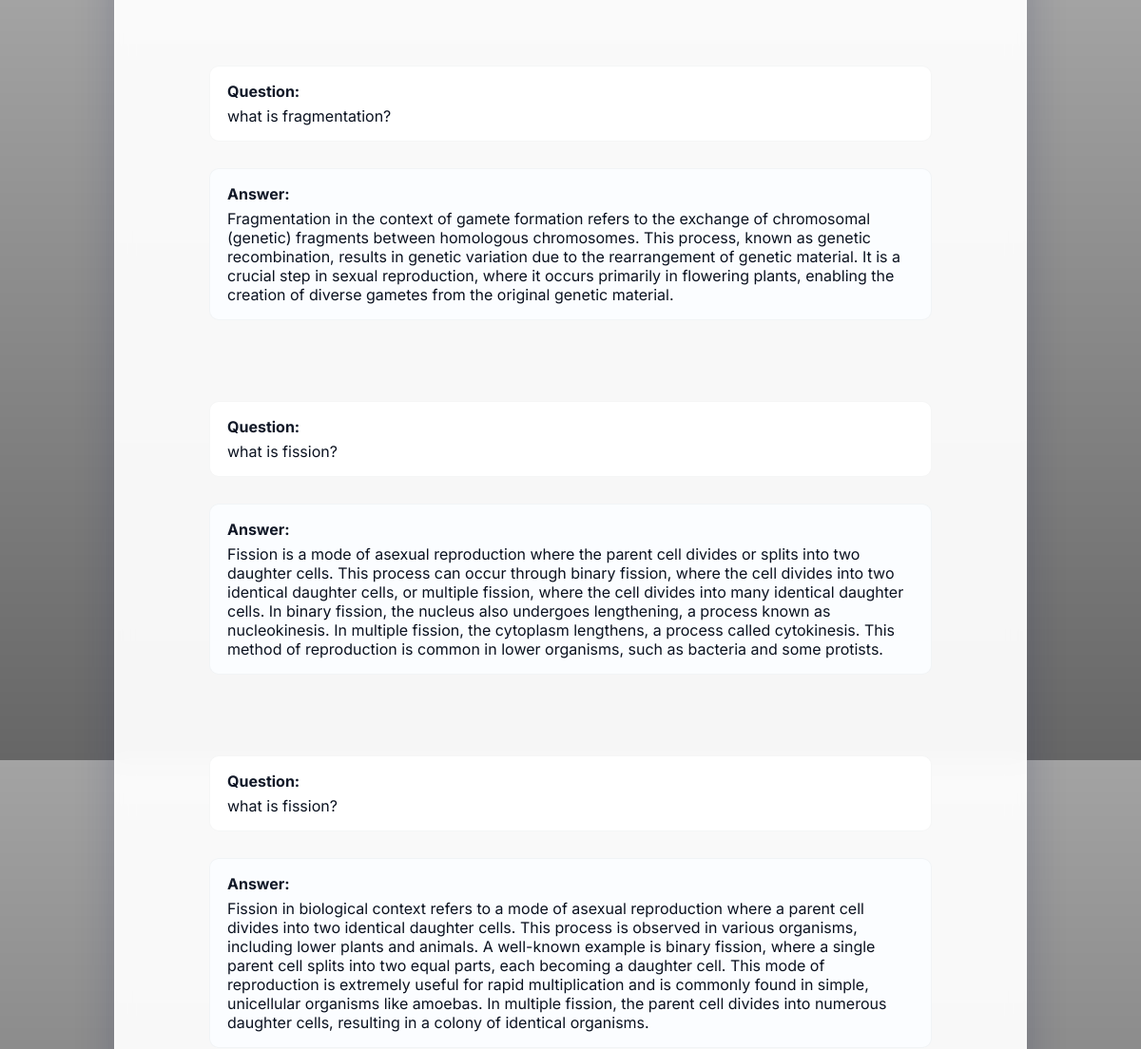
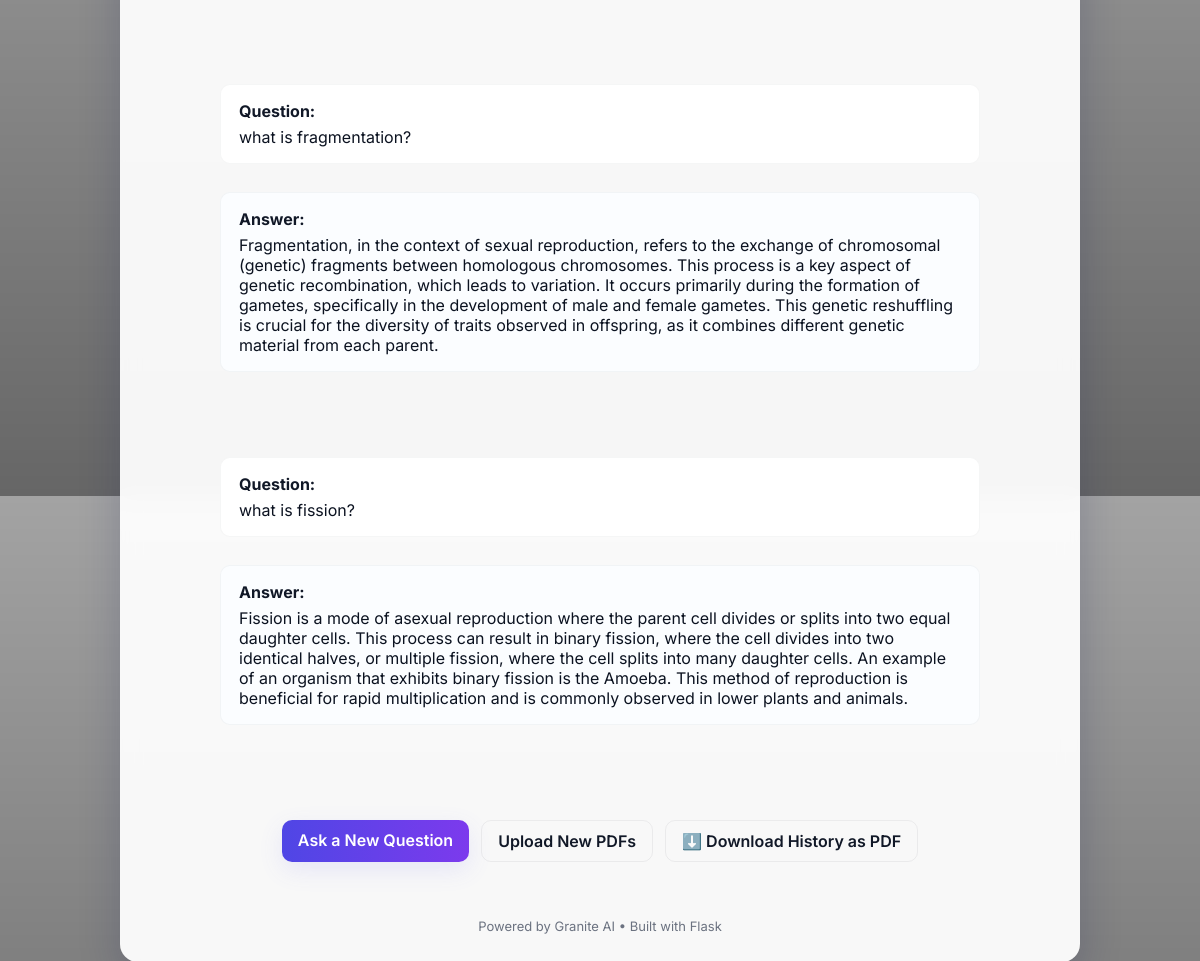
The app's page /history with its own data (2 pictures, top to bottom).
### app.py (models this page shows, shortened)
class QuestionHistory(db.Model):
    id = db.Column(db.Integer, primary_key=True)
    question = db.Column(db.Text, nullable=False)
    answer = db.Column(db.Text, nullable=False)

### app.py (the view)
@app.route('/history')
def history():
    records = QuestionHistory.query.order_by(QuestionHistory.id.desc()).all()
    return render_template('history.html', records=records)

### templates/history.html (shortened to what this page needs)
<!DOCTYPE html>
<html lang="en">
<head>
    <link rel="stylesheet" href="{{ url_for('static', filename='style.css') }}">
</head>
<body>
    <div class="container">
        <main>
            {% if records %}
                {% for record in records %}
                    <div class="question-display">
                        <h3>Question:</h3>
                        <p>{{ record.question }}</p>
                    </div>
                    <div class="answer-box">
                        <h3>Answer:</h3>
                        <p>{{ record.answer }}</p>
                    </div>
                {% endfor %}
            {% else %}
                <div class="status-box">
                    <p>No questions asked yet. Start by uploading PDFs and asking questions!</p>
                </div>
            {% endif %}
            <div class="button-group">
                <a href="/ask" class="btn-primary">Ask a New Question</a>
                <a href="/" class="btn-secondary">Upload New PDFs</a>
                <a href="/download_history" class="btn-secondary">⬇️ Download History as PDF</a>
            </div>
        </main>
        <footer>
            <p>Powered by Granite AI • Built with Flask</p>
        </footer>
    </div>
</body>
</html>

### static/style.css (style rules this page uses)
:root { --accent-1: #4f46e5; --accent-2: #7c3aed; --accent-proc-a: #22c55e; --accent-proc-b: #0ea5e9; --muted: #6b7280; --bg-card: rgba(255,255,255,0.94); --radius: 16px; --shadow-strong: 0 18px 40px rgba(23,32,85,0.22); --shadow-soft: 0 6px 20px rgba(16,24,40,0.06); --max-width: 960px; }
* { box-sizing: border-box; margin: 0; padding: 0; }
html, body { height: 100%; }
body { font-family: 'Inter', system-ui, -apple-system, "Segoe UI", Roboto, "Helvetica Neue", Arial; color: #0b1220; background: linear-gradient(180deg, rgba(0,0,0,0.36) 0%, rgba(0,0,0,0.6) 100%), url('https://images.unsplash.com/photo-1522202176988-66273c2fd55f?auto=format&fit=crop&w=1600&q=80') center/cover no-repeat; display: flex; align-items: center; justify-content: center; padding: 28px; -webkit-font-smoothing: antialiased; }
.container, .app { width: 100%; max-width: var(--max-width); margin: 0 auto; border-radius: 18px; background: var(--bg-card); box-shadow: var(--shadow-strong); overflow: hidden; backdrop-filter: blur(10px); }
main { padding: 28px 32px 40px; display: flex; flex-direction: column; align-items: center; gap: 20px; }
h3 { font-size: 16px; color: #111827; margin-bottom: 6px; }
.btn-primary, .btn-secondary { display: inline-block; padding: 10px 16px; border-radius: 10px; text-decoration: none; font-weight: 600; cursor: pointer; border: none; text-align: center; }
.btn-primary { background: linear-gradient(90deg, var(--accent-1), var(--accent-2)); color: white; box-shadow: 0 8px 24px rgba(99,102,241,0.12); }
.btn-secondary { background: transparent; color: #111827; border: 1px solid rgba(16,24,40,0.06); }
.question-display, .answer-box { width:100%; max-width:760px; background:#fff; padding:16px 18px; border-radius:10px; border:1px solid rgba(16,24,40,0.04); margin-top:8px; text-align:left; }
.answer-box { background:#fbfdff; }
.button-group { display:flex; gap:12px; justify-content:center; margin-top:18px; flex-wrap:wrap; }
footer { padding: 16px 20px 28px; font-size: 13px; color: var(--muted); text-align:center; }
.upload-btn, .process-btn, .btn-primary, .big-tile { color: #ffffff !important; }

### records on screen
QuestionHistory: question "what is fragmentation?", answer "Fragmentation in the context of gamete formation refers to the exchange of chromosomal (genetic) fragments between homologous chromosomes. This process, known as genetic recombination, results in genetic variation due to the rearrangement of genetic material. It is a crucial step in sexual reproduction, where it occurs primarily in flowering plants, enabling the creation of diverse gametes from the original genetic material."
QuestionHistory: question "what is fission?", answer "Fission is a mode of asexual reproduction where the parent cell divides or splits into two daughter cells. This process can occur through binary fission, where the cell divides into two identical daughter cells, or multiple fission, where the cell divides into many identical daughter cells. In binary fission, the nucleus also undergoes lengthening, a process known as nucleokinesis. In multiple fission, the cytoplasm lengthens, a process called cytokinesis. This method of reproduction is common in lower organisms, such as bacteria and some protists."
QuestionHistory: question "what is fission?", answer "Fission in biological context refers to a mode of asexual reproduction where a parent cell divides into two identical daughter cells. This process is observed in various organisms, including lower plants and animals. A well-known example is binary fission, where a single parent cell splits into two equal parts, each becoming a daughter cell. This mode of reproduction is extremely useful for rapid multiplication and is commonly found in simple, unicellular organisms like amoebas. In multiple fission, the parent cell divides into numerous daughter cells, resulting in a colony of identical organisms."
QuestionHistory: question "what is fragmentation?", answer "Fragmentation, in the context of sexual reproduction, refers to the exchange of chromosomal (genetic) fragments between homologous chromosomes. This process is a key aspect of genetic recombination, which leads to variation. It occurs primarily during the formation of gametes, specifically in the development of male and female gametes. This genetic reshuffling is crucial for the diversity of traits observed in offspring, as it combines different genetic material from each parent."
QuestionHistory: question "what is fission?", answer "Fission is a mode of asexual reproduction where the parent cell divides or splits into two equal daughter cells. This process can result in binary fission, where the cell divides into two identical halves, or multiple fission, where the cell splits into many daughter cells. An example of an organism that exhibits binary fission is the Amoeba. This method of reproduction is beneficial for rapid multiplication and is commonly observed in lower plants and animals."
